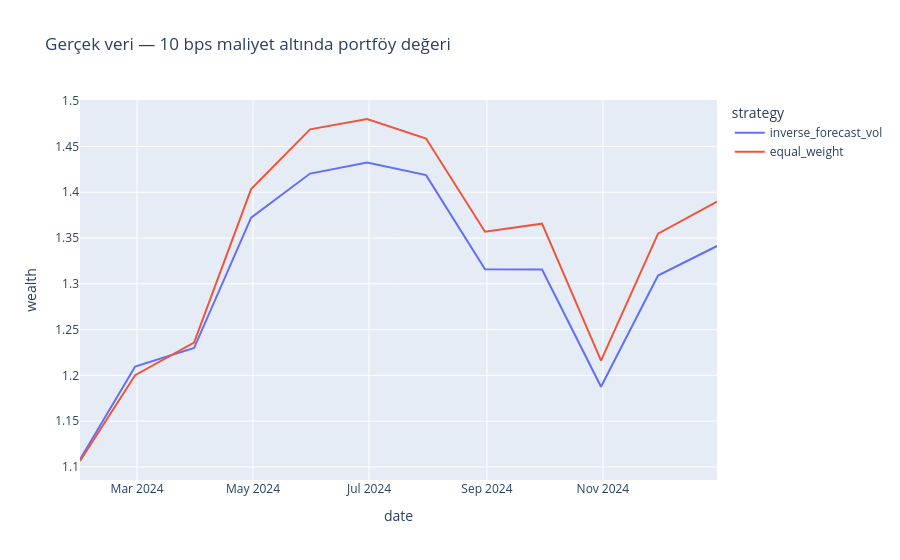
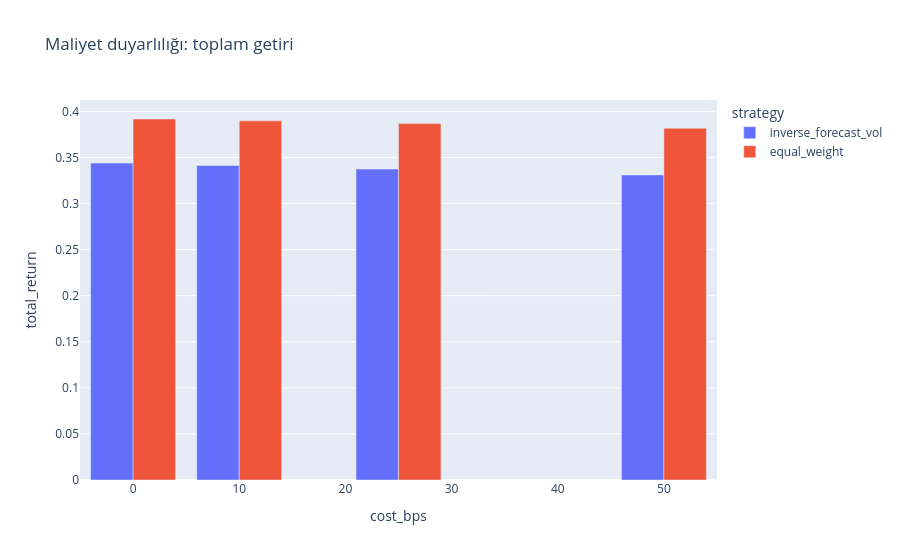

Write notebook code for charts like these, in order.
### Code cell
px.line(portfolio[portfolio.cost_bps.eq(10)],x="date",y="wealth",color="strategy",title="Gerçek veri — 10 bps maliyet altında portföy değeri").show()
px.bar(portfolio_summary,x="cost_bps",y="total_return",color="strategy",barmode="group",title="Maliyet duyarlılığı: toplam getiri").show()

### Figure 1 — Plotly figure (JSON) as saved in the notebook; plotly's stock layout.template omitted (floating-point values rounded to 4 significant figures)
{"data": [{"hovertemplate": "strategy=inverse_forecast_vol<br>date=%{x}<br>wealth=%{y}<extra></extra>", "legendgroup": "inverse_forecast_vol", "line": {"color": "#636efa", "dash": "solid"}, "marker": {"symbol": "circle"}, "mode": "lines", "name": "inverse_forecast_vol", "orientation": "v", "showlegend": true, "type": "scatter", "x": ["2024-01-31T00:00:00.000000", "2024-02-29T00:00:00.000000", "2024-03-31T00:00:00.000000", "2024-04-30T00:00:00.000000", "2024-05-31T00:00:00.000000", "2024-06-30T00:00:00.000000", "2024-07-31T00:00:00.000000", "2024-08-31T00:00:00.000000", "2024-09-30T00:00:00.000000", "2024-10-31T00:00:00.000000", "2024-11-30T00:00:00.000000", "2024-12-31T00:00:00.000000"], "xaxis": "x", "y": [1.108, 1.21, 1.23, 1.372, 1.42, 1.433, 1.419, 1.316, 1.316, 1.188, 1.309, 1.341], "yaxis": "y"}, {"hovertemplate": "strategy=equal_weight<br>date=%{x}<br>wealth=%{y}<extra></extra>", "legendgroup": "equal_weight", "line": {"color": "#EF553B", "dash": "solid"}, "marker": {"symbol": "circle"}, "mode": "lines", "name": "equal_weight", "orientation": "v", "showlegend": true, "type": "scatter", "x": ["2024-01-31T00:00:00.000000", "2024-02-29T00:00:00.000000", "2024-03-31T00:00:00.000000", "2024-04-30T00:00:00.000000", "2024-05-31T00:00:00.000000", "2024-06-30T00:00:00.000000", "2024-07-31T00:00:00.000000", "2024-08-31T00:00:00.000000", "2024-09-30T00:00:00.000000", "2024-10-31T00:00:00.000000", "2024-11-30T00:00:00.000000", "2024-12-31T00:00:00.000000"], "xaxis": "x", "y": [1.106, 1.2, 1.236, 1.403, 1.469, 1.48, 1.459, 1.357, 1.366, 1.216, 1.355, 1.39], "yaxis": "y"}], "layout": {"legend": {"title": {"text": "strategy"}, "tracegroupgap": 0}, "title": {"text": "Gerçek veri — 10 bps maliyet altında portföy değeri"}, "xaxis": {"anchor": "y", "domain": [0.0, 1.0], "title": {"text": "date"}}, "yaxis": {"anchor": "x", "domain": [0.0, 1.0], "title": {"text": "wealth"}}}}

### Figure 2 — Plotly figure (JSON) as saved in the notebook; plotly's stock layout.template omitted (floating-point values rounded to 4 significant figures)
{"data": [{"alignmentgroup": "True", "hovertemplate": "strategy=inverse_forecast_vol<br>cost_bps=%{x}<br>total_return=%{y}<extra></extra>", "legendgroup": "inverse_forecast_vol", "marker": {"color": "#636efa", "pattern": {"shape": ""}}, "name": "inverse_forecast_vol", "offsetgroup": "inverse_forecast_vol", "orientation": "v", "showlegend": true, "textposition": "auto", "type": "bar", "x": [0, 10, 25, 50], "xaxis": "x", "y": [0.3439, 0.3413, 0.3374, 0.331], "yaxis": "y"}, {"alignmentgroup": "True", "hovertemplate": "strategy=equal_weight<br>cost_bps=%{x}<br>total_return=%{y}<extra></extra>", "legendgroup": "equal_weight", "marker": {"color": "#EF553B", "pattern": {"shape": ""}}, "name": "equal_weight", "offsetgroup": "equal_weight", "orientation": "v", "showlegend": true, "textposition": "auto", "type": "bar", "x": [0, 10, 25, 50], "xaxis": "x", "y": [0.3917, 0.3897, 0.3867, 0.3817], "yaxis": "y"}], "layout": {"barmode": "group", "legend": {"title": {"text": "strategy"}, "tracegroupgap": 0}, "title": {"text": "Maliyet duyarlılığı: toplam getiri"}, "xaxis": {"anchor": "y", "domain": [0.0, 1.0], "title": {"text": "cost_bps"}}, "yaxis": {"anchor": "x", "domain": [0.0, 1.0], "title": {"text": "total_return"}}}}
